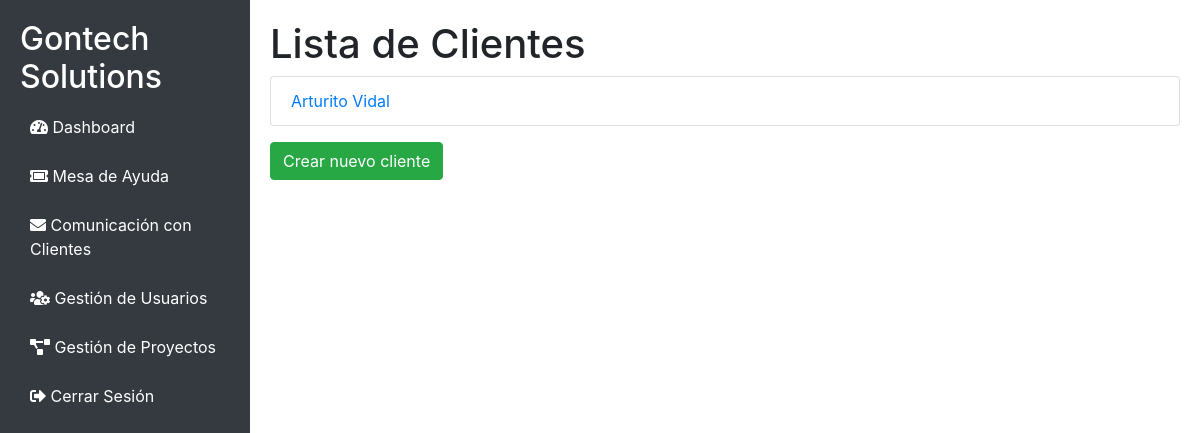
The page /cliente/ (signed in) on the database as committed earlier.
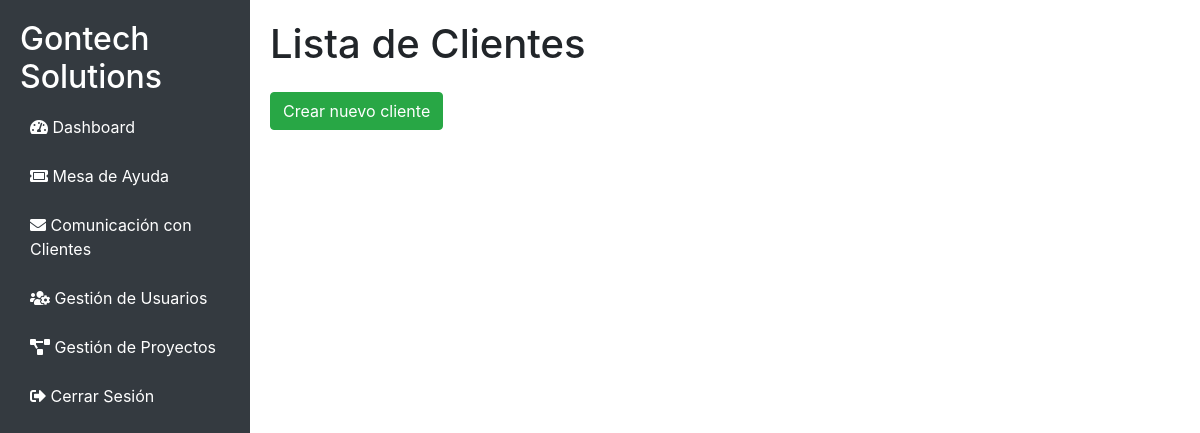
The same page on the database as committed later.
### cliente/models.py (models this page shows, shortened)
class PerfilCliente(models.Model):
    usuario = models.OneToOneField(User, on_delete=models.CASCADE)
    nombre_completo = models.CharField(max_length=255)
    cargo = models.CharField(max_length=255)
    empresa = models.CharField(max_length=255)
    numero_telefono = models.CharField(max_length=20)
    correo_electronico = models.EmailField()

### cliente/views.py (the view)
# urls.py: path('', views.lista_clientes, name='lista_clientes'),
@login_required
def lista_clientes(request):
    clientes = PerfilCliente.objects.all()
    return render(request, 'cliente/lista_clientes.html', {'clientes': clientes})

### cliente/templates/cliente/lista_clientes.html (shortened to what this page needs)
{% extends 'base.html' %}
{% block content %}
<h1>Lista de Clientes</h1>
<ul class="list-group">
    {% for cliente in clientes %}
        <li class="list-group-item">
            <a href="{% url 'detalle_cliente' cliente.id %}">{{ cliente.nombre_completo }}</a>
        </li>
    {% endfor %}
</ul>
<a href="{% url 'crear_cliente' %}" class="btn btn-success mt-3">Crear nuevo cliente</a>
{% endblock %}

Rows that differ between the two databases and show on the page:
removed PerfilCliente: nombre_completo "Arturito Vidal"
